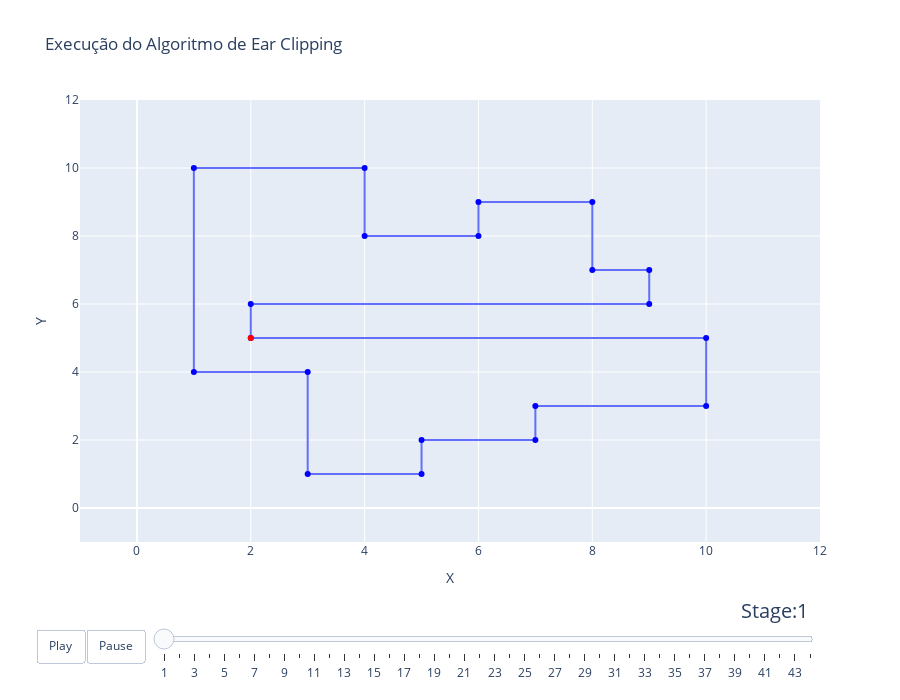

The notebook cell this image was saved under:
### Code cell
v = list(map(lambda P: (P.x,P.y), triang_graph.vertices))
v.append(v[0])

x_v, y_v = zip(*v)
x_v, y_v = list(x_v), list(y_v)
xMin, yMin = min(x_v) - 2, min(y_v) - 2
xMax, yMax = max(x_v) + 2, max(y_v) + 2


# Criação da estrutura da figura
fig_dict = {
    "data": [],
    "layout": {},
    "frames": []
}

# Configuração do layout
fig_dict["layout"]["title"] = "Execução do Algoritmo de Ear Clipping"
fig_dict["layout"]["width"] = 900 
fig_dict["layout"]["height"] = 700
fig_dict["layout"]["xaxis"] = {"range": [xMin, xMax], "title": "X"}
fig_dict["layout"]["yaxis"] = {"range": [yMin, yMax], "title": "Y"}
fig_dict["layout"]["hovermode"] = "closest"
fig_dict["layout"]["updatemenus"] = [
    {
        "buttons": [
            {
                "args": [None, {"frame": {"duration": 500, "redraw": False},
                                "fromcurrent": True, "transition": {"duration": 300,
                                                                    "easing": "quadratic-in-out"}}],
                "label": "Play",
                "method": "animate"
            },
            {
                "args": [[None], {"frame": {"duration": 0, "redraw": False},
                                  "mode": "immediate",
                                  "transition": {"duration": 0}}],
                "label": "Pause",
                "method": "animate"
            }
        ],
        "direction": "left",
        "pad": {"r": 10, "t": 87},
        "showactive": False,
        "type": "buttons",
        "x": 0.1,
        "xanchor": "right",
        "y": 0,
        "yanchor": "top"
    }
]

sliders_dict = {
    "active": 0,
    "yanchor": "top",
    "xanchor": "left",
    "currentvalue": {
        "font": {"size": 20},
        "prefix": "Stage:",
        "visible": True,
        "xanchor": "right"
    },
    "transition": {"duration": 300, "easing": "cubic-in-out"},
    "pad": {"b": 10, "t": 50},
    "len": 0.9,
    "x": 0.1,
    "y": 0,
    "steps": []
}

# Configuração inicial do polígono
initial_polygon = polygon_stages[0]
x, y = zip(*initial_polygon)
colors = ['blue'] * (len(x) - 1) + ['red']  # Último ponto em vermelho
data_dict = {
    "x": x,
    "y": y,
    "mode": "lines+markers",
    "marker": {"color": colors, "opacity":list(np.full(len(polygon_stages[0]),1))},
    "name": "Polygon",
    "line": {"shape": "linear"}
}
fig_dict["data"].append(data_dict)

# Criação dos frames para cada estágio do polígono
for i, step  in enumerate(steps):
    frame = {"data": [], "name": str(step)}
    polygon = polygon_stages[i]
    x, y = zip(*polygon)
    colors = ['blue'] * (len(x) - 1) + ['red']  # Último ponto em vermelho
    remov = list(map(lambda x: polygon_stages[i].index(x), removed_vertices[-1]))
    opacity = [1 if c not in remov else 0.1 for c in range(len(polygon_stages[i]))]
    
    data_dict = {
        "x": x,
        "y": y,
        "mode": "lines+markers",
        "marker": {"color": colors, "size": [10] * (len(x) - 1) + [15],
                   "opacity": opacity},
        "name": "Polygon",
        "line": {"shape": "linear"}
    }
    frame["data"].append(data_dict)
    fig_dict["frames"].append(frame)

    slider_step = {
        "args": [
            [step],
            {"frame": {"duration": 300, "redraw": False},
             "mode": "immediate",
             "transition": {"duration": 300}}
        ],
        "label": step,
        "method": "animate"
    }
    sliders_dict["steps"].append(slider_step)

fig_dict["layout"]["sliders"] = [sliders_dict]

fig = go.Figure(fig_dict)

fig.show()

### Figure 1 — Plotly figure (JSON) as saved in the notebook; plotly's stock layout.template omitted (floating-point values rounded to 4 significant figures)
{"data": [{"line": {"shape": "linear"}, "marker": {"color": ["blue", "blue", "blue", "blue", "blue", "blue", "blue", "blue", "blue", "blue", "blue", "blue", "blue", "blue", "blue", "blue", "blue", "blue", "blue", "blue", "red"], "opacity": [1, 1, 1, 1, 1, 1, 1, 1, 1, 1, 1, 1, 1, 1, 1, 1, 1, 1, 1, 1, 1]}, "mode": "lines+markers", "name": "Polygon", "type": "scatter", "x": [2, 2, 9, 9, 8, 8, 6, 6, 4, 4, 1, 1, 3, 3, 5, 5, 7, 7, 10, 10, 2], "y": [5, 6, 6, 7, 7, 9, 9, 8, 8, 10, 10, 4, 4, 1, 1, 2, 2, 3, 3, 5, 5]}], "layout": {"height": 700, "hovermode": "closest", "sliders": [{"active": 0, "currentvalue": {"font": {"size": 20}, "prefix": "Stage:", "visible": true, "xanchor": "right"}, "len": 0.9, "pad": {"b": 10, "t": 50}, "steps": [{"args": [["1"], {"frame": {"duration": 300, "redraw": false}, "mode": "immediate", "transition": {"duration": 300}}], "label": "1", "method": "animate"}, {"args": [["2"], {"frame": {"duration": 300, "redraw": false}, "mode": "immediate", "transition": {"duration": 300}}], "label": "2", "method": "animate"}, {"args": [["3"], {"frame": {"duration": 300, "redraw": false}, "mode": "immediate", "transition": {"duration": 300}}], "label": "3", "method": "animate"}, {"args": [["4"], {"frame": {"duration": 300, "redraw": false}, "mode": "immediate", "transition": {"duration": 300}}], "label": "4", "method": "animate"}, {"args": [["5"], {"frame": {"duration": 300, "redraw": false}, "mode": "immediate", "transition": {"duration": 300}}], "label": "5", "method": "animate"}, {"args": [["6"], {"frame": {"duration": 300, "redraw": false}, "mode": "immediate", "transition": {"duration": 300}}], "label": "6", "method": "animate"}, {"args": [["7"], {"frame": {"duration": 300, "redraw": false}, "mode": "immediate", "transition": {"duration": 300}}], "label": "7", "method": "animate"}, {"args": [["8"], {"frame": {"duration": 300, "redraw": false}, "mode": "immediate", "transition": {"duration": 300}}], "label": "8", "method": "animate"}, {"args": [["9"], {"frame": {"duration": 300, "redraw": false}, "mode": "immediate", "transition": {"duration": 300}}], "label": "9", "method": "animate"}, {"args": [["10"], {"frame": {"duration": 300, "redraw": false}, "mode": "immediate", "transition": {"duration": 300}}], "label": "10", "method": "animate"}, {"args": [["11"], {"frame": {"duration": 300, "redraw": false}, "mode": "immediate", "transition": {"duration": 300}}], "label": "11", "method": "animate"}, {"args": [["12"], {"frame": {"duration": 300, "redraw": false}, "mode": "immediate", "transition": {"duration": 300}}], "label": "12", "method": "animate"}, {"args": [["13"], {"frame": {"duration": 300, "redraw": false}, "mode": "immediate", "transition": {"duration": 300}}], "label": "13", "method": "animate"}, {"args": [["14"], {"frame": {"duration": 300, "redraw": false}, "mode": "immediate", "transition": {"duration": 300}}], "label": "14", "method": "animate"}, {"args": [["15"], {"frame": {"duration": 300, "redraw": false}, "mode": "immediate", "transition": {"duration": 300}}], "label": "15", "method": "animate"}, {"args": [["16"], {"frame": {"duration": 300, "redraw": false}, "mode": "immediate", "transition": {"duration": 300}}], "label": "16", "method": "animate"}, {"args": [["17"], {"frame": {"duration": 300, "redraw": false}, "mode": "immediate", "transition": {"duration": 300}}], "label": "17", "method": "animate"}, {"args": [["18"], {"frame": {"duration": 300, "redraw": false}, "mode": "immediate", "transition": {"duration": 300}}], "label": "18", "method": "animate"}, {"args": [["19"], {"frame": {"duration": 300, "redraw": false}, "mode": "immediate", "transition": {"duration": 300}}], "label": "19", "method": "animate"}, {"args": [["20"], {"frame": {"duration": 300, "redraw": false}, "mode": "immediate", "transition": {"duration": 300}}], "label": "20", "method": "animate"}, {"args": [["21"], {"frame": {"duration": 300, "redraw": false}, "mode": "immediate", "transition": {"duration": 300}}], "label": "21", "method": "animate"}, {"args": [["22"], {"frame": {"duration": 300, "redraw": false}, "mode": "immediate", "transition": {"duration": 300}}], "label": "22", "method": "animate"}, {"args": [["23"], {"frame": {"duration": 300, "redraw": false}, "mode": "immediate", "transition": {"duration": 300}}], "label": "23", "method": "animate"}, {"args": [["24"], {"frame": {"duration": 300, "redraw": false}, "mode": "immediate", "transition": {"duration": 300}}], "label": "24", "method": "animate"}, {"args": [["25"], {"frame": {"duration": 300, "redraw": false}, "mode": "immediate", "transition": {"duration": 300}}], "label": "25", "method": "animate"}, {"args": [["26"], {"frame": {"duration": 300, "redraw": false}, "mode": "immediate", "transition": {"duration": 300}}], "label": "26", "method": "animate"}, {"args": [["27"], {"frame": {"duration": 300, "redraw": false}, "mode": "immediate", "transition": {"duration": 300}}], "label": "27", "method": "animate"}, {"args": [["28"], {"frame": {"duration": 300, "redraw": false}, "mode": "immediate", "transition": {"duration": 300}}], "label": "28", "method": "animate"}, {"args": [["29"], {"frame": {"duration": 300, "redraw": false}, "mode": "immediate", "transition": {"duration": 300}}], "label": "29", "method": "animate"}, {"args": [["30"], {"frame": {"duration": 300, "redraw": false}, "mode": "immediate", "transition": {"duration": 300}}], "label": "30", "method": "animate"}, {"args": [["31"], {"frame": {"duration": 300, "redraw": false}, "mode": "immediate", "transition": {"duration": 300}}], "label": "31", "method": "animate"}, {"args": [["32"], {"frame": {"duration": 300, "redraw": false}, "mode": "immediate", "transition": {"duration": 300}}], "label": "32", "method": "animate"}, {"args": [["33"], {"frame": {"duration": 300, "redraw": false}, "mode": "immediate", "transition": {"duration": 300}}], "label": "33", "method": "animate"}, {"args": [["34"], {"frame": {"duration": 300, "redraw": false}, "mode": "immediate", "transition": {"duration": 300}}], "label": "34", "method": "animate"}, {"args": [["35"], {"frame": {"duration": 300, "redraw": false}, "mode": "immediate", "transition": {"duration": 300}}], "label": "35", "method": "animate"}, {"args": [["36"], {"frame": {"duration": 300, "redraw": false}, "mode": "immediate", "transition": {"duration": 300}}], "label": "36", "method": "animate"}, {"args": [["37"], {"frame": {"duration": 300, "redraw": false}, "mode": "immediate", "transition": {"duration": 300}}], "label": "37", "method": "animate"}, {"args": [["38"], {"frame": {"duration": 300, "redraw": false}, "mode": "immediate", "transition": {"duration": 300}}], "label": "38", "method": "animate"}, {"args": [["39"], {"frame": {"duration": 300, "redraw": false}, "mode": "immediate", "transition": {"duration": 300}}], "label": "39", "method": "animate"}, {"args": [["40"], {"frame": {"duration": 300, "redraw": false}, "mode": "immediate", "transition": {"duration": 300}}], "label": "40", "method": "animate"}, {"args": [["41"], {"frame": {"duration": 300, "redraw": false}, "mode": "immediate", "transition": {"duration": 300}}], "label": "41", "method": "animate"}, {"args": [["42"], {"frame": {"duration": 300, "redraw": false}, "mode": "immediate", "transition": {"duration": 300}}], "label": "42", "method": "animate"}, {"args": [["43"], {"frame": {"duration": 300, "redraw": false}, "mode": "immediate", "transition": {"duration": 300}}], "label": "43", "method": "animate"}, {"args": [["44"], {"frame": {"duration": 300, "redraw": false}, "mode": "immediate", "transition": {"duration": 300}}], "label": "44", "method": "animate"}], "transition": {"duration": 300, "easing": "cubic-in-out"}, "x": 0.1, "xanchor": "left", "y": 0, "yanchor": "top"}], "title": {"text": "Execução do Algoritmo de Ear Clipping"}, "updatemenus": [{"buttons": [{"args": [null, {"frame": {"duration": 500, "redraw": false}, "fromcurrent": true, "transition": {"duration": 300, "easing": "quadratic-in-out"}}], "label": "Play", "method": "animate"}, {"args": [[null], {"frame": {"duration": 0, "redraw": false}, "mode": "immediate", "transition": {"duration": 0}}], "label": "Pause", "method": "animate"}], "direction": "left", "pad": {"r": 10, "t": 87}, "showactive": false, "type": "buttons", "x": 0.1, "xanchor": "right", "y": 0, "yanchor": "top"}], "width": 900, "xaxis": {"range": [-1, 12], "title": {"text": "X"}}, "yaxis": {"range": [-1, 12], "title": {"text": "Y"}}}}
